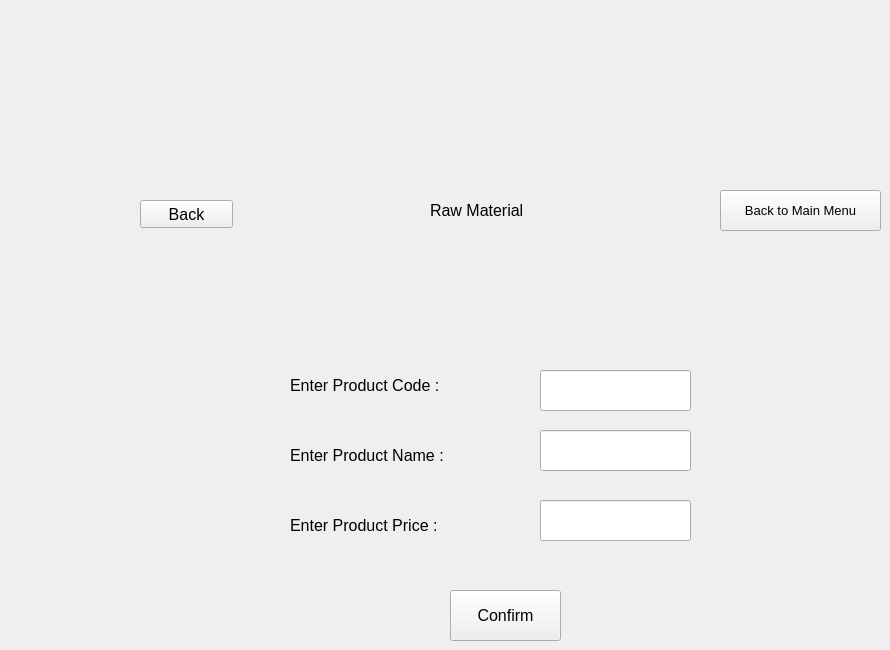
    <widget class="QWidget" name="new_rm_delete_2">
     <widget class="QPushButton" name="rm_new_delete_confirm">
      <property name="geometry">
       <rect>
        <x>450</x>
        <y>590</y>
        <width>111</width>
        <height>51</height>
       </rect>
      </property>
      <property name="font">
       <font>
        <pointsize>12</pointsize>
       </font>
      </property>
      <property name="text">
       <string>Confirm</string>
      </property>
     </widget>
     <widget class="QLabel" name="label_102">
      <property name="geometry">
       <rect>
        <x>290</x>
        <y>500</y>
        <width>201</width>
        <height>51</height>
       </rect>
      </property>
      <property name="font">
       <font>
        <pointsize>12</pointsize>
       </font>
      </property>
      <property name="text">
       <string>Enter Product Price : </string>
      </property>
     </widget>
     <widget class="QPushButton" name="pushButton_20">
      <property name="geometry">
       <rect>
        <x>720</x>
        <y>190</y>
        <width>161</width>
        <height>41</height>
       </rect>
      </property>
      <property name="font">
       <font>
        <pointsize>10</pointsize>
       </font>
      </property>
      <property name="text">
       <string>Back to Main Menu</string>
      </property>
     </widget>
     <widget class="QPushButton" name="back_add_rm_8">
      <property name="geometry">
       <rect>
        <x>140</x>
        <y>200</y>
        <width>93</width>
        <height>28</height>
       </rect>
      </property>
      <property name="font">
       <font>
        <pointsize>12</pointsize>
       </font>
      </property>
      <property name="text">
       <string>Back</string>
      </property>
     </widget>
     <widget class="QLabel" name="label_103">
      <property name="geometry">
       <rect>
        <x>290</x>
        <y>430</y>
        <width>201</width>
        <height>51</height>
       </rect>
      </property>
      <property name="font">
       <font>
        <pointsize>12</pointsize>
       </font>
      </property>
      <property name="text">
       <string>Enter Product Name : </string>
      </property>
     </widget>
     <widget class="QLabel" name="label_104">
      <property name="geometry">
       <rect>
        <x>290</x>
        <y>360</y>
        <width>201</width>
        <height>51</height>
       </rect>
      </property>
      <property name="font">
       <font>
        <pointsize>12</pointsize>
       </font>
      </property>
      <property name="text">
       <string>Enter Product Code :</string>
      </property>
     </widget>
     <widget class="QLabel" name="label_105">
      <property name="geometry">
       <rect>
        <x>430</x>
        <y>190</y>
        <width>151</width>
        <height>41</height>
       </rect>
      </property>
      <property name="font">
       <font>
        <pointsize>12</pointsize>
       </font>
      </property>
      <property name="text">
       <string>Raw Material</string>
      </property>
     </widget>
     <widget class="QLineEdit" name="new_rm_delete_product_code">
      <property name="geometry">
       <rect>
        <x>540</x>
        <y>370</y>
        <width>151</width>
        <height>41</height>
       </rect>
      </property>
      <property name="font">
       <font>
        <pointsize>12</pointsize>
       </font>
      </property>
     </widget>
     <widget class="QLineEdit" name="new_rm_delete_product_price">
      <property name="geometry">
       <rect>
        <x>540</x>
        <y>500</y>
        <width>151</width>
        <height>41</height>
       </rect>
      </property>
      <property name="font">
       <font>
        <pointsize>12</pointsize>
       </font>
      </property>
     </widget>
     <widget class="QLineEdit" name="new_rm_delete_product_name">
      <property name="geometry">
       <rect>
        <x>540</x>
        <y>430</y>
        <width>151</width>
        <height>41</height>
       </rect>
      </property>
      <property name="font">
       <font>
        <pointsize>12</pointsize>
       </font>
      </property>
     </widget>
    </widget>
